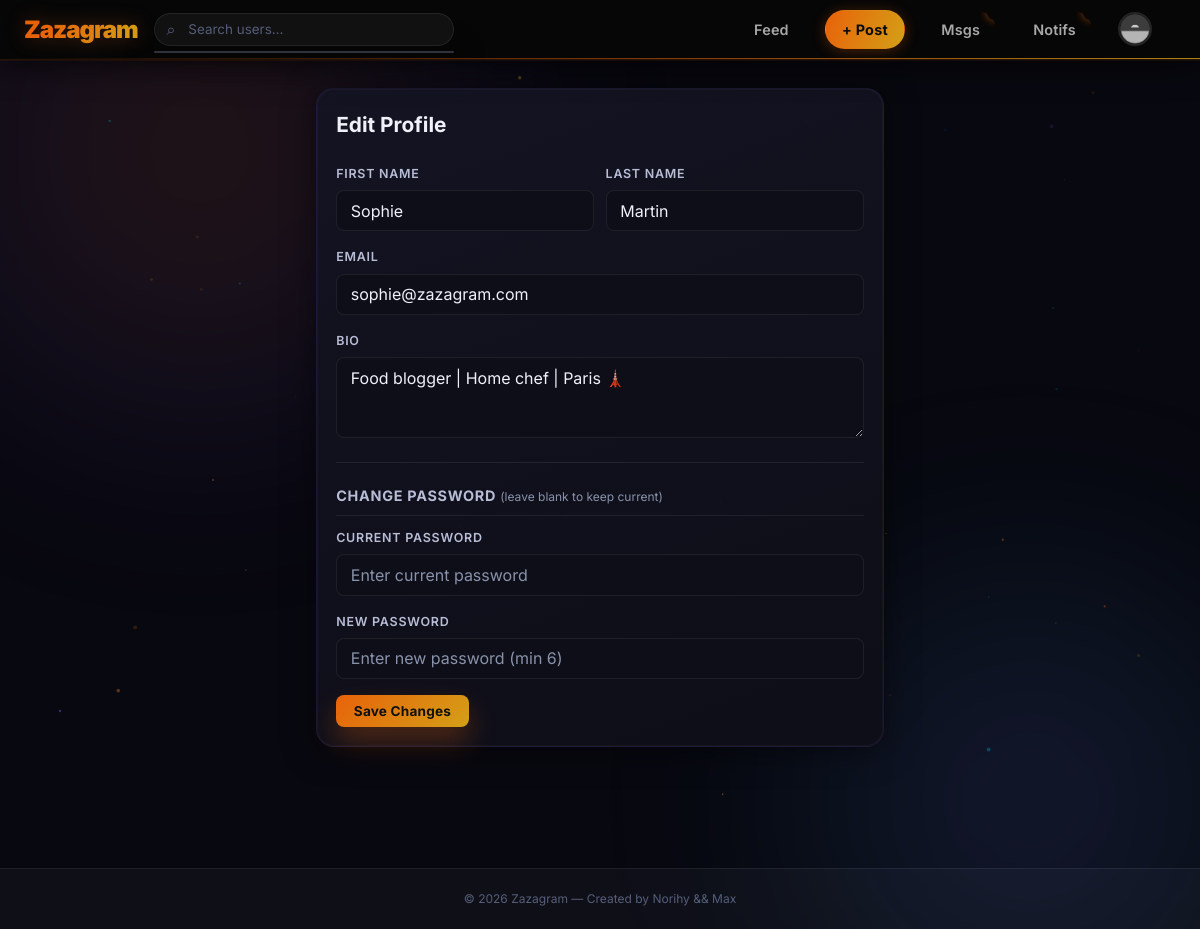
Screenshot of /pages/settings.php (signed in) with the database file from the repository.
### tables this page shows
CREATE TABLE IF NOT EXISTS users (
  id INT AUTO_INCREMENT PRIMARY KEY,
  username VARCHAR(20) NOT NULL UNIQUE,
  email VARCHAR(255) NOT NULL UNIQUE,
  password VARCHAR(255) NOT NULL,
  first_name VARCHAR(100) DEFAULT '',
  last_name VARCHAR(100) DEFAULT '',
  bio TEXT,
  profile_picture VARCHAR(255) DEFAULT 'default_avatar.png',
  role ENUM('user','admin') NOT NULL DEFAULT 'user',
  is_banned TINYINT(1) NOT NULL DEFAULT 0,
  created_at VARCHAR(32) NOT NULL,
  updated_at VARCHAR(32) NOT NULL
);

### includes/auth.php (called while the page is built, shortened)
<?php
require_once __DIR__ . '/db.php';
function is_logged_in(): bool {
    return isset($_SESSION['user_id']);
}
function require_login(): void {
    $user = get_current_user_data();
}
function get_current_user_data(): ?array {
    $users = db_read('users.json');
    return db_find_one($users, 'id', $_SESSION['user_id']);
}
function unread_notification_count(int $user_id): int {
    $notifs = db_read('notifications.json');
    return count(array_filter($notifs, fn($n) => $n['user_id'] == $user_id && !$n['is_read']));
}
function unread_message_count(int $user_id): int {
    $messages = db_read('messages.json');
    return count(array_filter($messages, fn($m) => $m['receiver_id'] == $user_id && !$m['is_read']));
}

### includes/db.php (called while the page is built, shortened)
<?php
function db_table_from_file(string $file): string {
    $table = preg_replace('/\.json$/', '', basename($file));
    $allowed = ['users', 'posts', 'comments', 'friends', 'messages', 'notifications', 'likes'];
    return $table;
}
function db_bool_columns(string $table): array {
    return [
        'users' => ['is_banned'],
        'messages' => ['is_read'],
        'notifications' => ['is_read'],
    ][$table] ?? [];
}
function db_int_columns(string $table): array {
    return [
        'users' => ['id'],
        'posts' => ['id','user_id'],
        'comments' => ['id','post_id','user_id'],
        'friends' => ['id','requester_id','receiver_id'],
        'messages' => ['id','sender_id','receiver_id'],
        'notifications' => ['id','user_id','actor_id','reference_id'],
        'likes' => ['id','user_id','post_id'],
    ][$table] ?? ['id'];
}
function db(): PDO {
    static $pdo = null;
    if ($pdo instanceof PDO) return $pdo;
    $host = getenv('DB_HOST') ?: '127.0.0.1';
    $port = getenv('DB_PORT') ?: '3306';
    $name = getenv('DB_NAME') ?: 'zazagram';
    $user = getenv('DB_USER') ?: 'zazagram';
    $pass = getenv('DB_PASS') ?: 'zazagram';
    $dsn = "mysql:host={$host};port={$port};dbname={$name};charset=utf8mb4";
    $pdo = new PDO($dsn, $user, $pass, [
        PDO::ATTR_ERRMODE => PDO::ERRMODE_EXCEPTION,
        PDO::ATTR_DEFAULT_FETCH_MODE => PDO::FETCH_ASSOC,
    ]);
    return $pdo;
}
function db_normalize_row(string $table, array $row): array {
    foreach (db_int_columns($table) as $col) {
        if (array_key_exists($col, $row) && $row[$col] !== null) $row[$col] = (int)$row[$col];
    }
    foreach (db_bool_columns($table) as $col) {
        if (array_key_exists($col, $row)) $row[$col] = (bool)$row[$col];
    }
    return $row;
}
function db_read(string $file): array {
    $table = db_table_from_file($file);
    $stmt = db()->query("SELECT * FROM `{$table}` ORDER BY id ASC");
    $rows = $stmt->fetchAll();
    return array_map(fn($row) => db_normalize_row($table, $row), $rows);
}
function db_find_one(array $records, string $field, $value): ?array {
    foreach ($records as $record) {
        if (isset($record[$field]) && $record[$field] == $value) return $record;
    }
    return null;
}

### pages/settings.php (the view, shortened to what this page needs)
<?php
require_once __DIR__ . '/../includes/auth.php';
require_login();
$me    = get_current_user_data();
include __DIR__ . '/../includes/header.php';
?>
<div class="container settings-page">
    <div class="card" style="max-width:600px;margin:0 auto;">
        <h2>Edit Profile</h2>
        <form method="POST" class="form-vertical">
            <div class="form-row two-col">
                <div class="form-group">
                    <label>First Name</label>
                    <input type="text" name="first_name" value="<?= htmlspecialchars($me['first_name']) ?>" required>
                </div>
                <div class="form-group">
                    <label>Last Name</label>
                    <input type="text" name="last_name" value="<?= htmlspecialchars($me['last_name']) ?>">
                </div>
            </div>
            <div class="form-group">
                <label>Email</label>
                <input type="email" name="email" value="<?= htmlspecialchars($me['email']) ?>" required>
            </div>
            <div class="form-group">
                <label>Bio</label>
                <textarea name="bio" rows="3" placeholder="Tell people about yourself…"><?= htmlspecialchars($me['bio']) ?></textarea>
            </div>
            <hr>
            <h3>Change Password <small>(leave blank to keep current)</small></h3>
            <div class="form-group">
                <label>Current Password</label>
                <input type="password" name="current_password" placeholder="Enter current password">
            </div>
            <div class="form-group">
                <label>New Password</label>
                <input type="password" name="new_password" placeholder="Enter new password (min 6)">
            </div>
            <button type="submit" class="btn btn-primary">Save Changes</button>
        </form>
    </div>
</div>
<?php include __DIR__ . '/../includes/footer.php'; ?>

### includes/header.php (shortened to what this page needs)
<?php
require_once __DIR__ . '/auth.php';
require_once __DIR__ . '/../includes/db.php';
$current_user = get_current_user_data();
$notif_count  = $current_user ? unread_notification_count($current_user['id']) : 0;
$msg_count    = $current_user ? unread_message_count($current_user['id']) : 0;
?>
<!DOCTYPE html>
<html lang="en">
<head>
    <link rel="stylesheet" href="<?= BASE_URL ?>/assets/css/main.css">
    <link rel="stylesheet" href="<?= BASE_URL ?>/assets/css/filters.css">
</head>
<body class="<?= htmlspecialchars($body_class ?? '') ?>">
<?php if ($current_user): ?>
<nav class="navbar">
    <div class="nav-inner">
        <a href="<?= BASE_URL ?>/pages/feed.php" class="nav-logo">
            <span class="logo-text">Zazagram</span>
        </a>
        <div class="desktop-only">
            <div class="nav-search">
                <input type="text" id="global-search" placeholder="Search users…" autocomplete="off">
                <div id="search-results" class="search-dropdown"></div>
            </div>
            <div class="nav-actions">
                <a href="<?= BASE_URL ?>/pages/feed.php" class="nav-btn" title="Feed">Feed</a>
                <a href="<?= BASE_URL ?>/pages/create_post.php" class="nav-btn nav-btn-cta" title="New Post">+ Post</a>
                <a href="<?= BASE_URL ?>/pages/messages.php" class="nav-btn nav-notif" title="Messages">
                    Msgs
                    <?php if ($msg_count > 0): ?>
                        <span class="badge"><?= $msg_count ?></span>
                    <?php endif; ?>
                </a>
                <a href="<?= BASE_URL ?>/pages/notifications.php" class="nav-btn nav-notif" title="Notifications">
                    Notifs
                    <?php if ($notif_count > 0): ?>
                        <span class="badge"><?= $notif_count ?></span>
                    <?php endif; ?>
                </a>
                <div class="nav-avatar-wrap">
                    <img
                        src="<?= BASE_URL ?>/uploads/<?= htmlspecialchars($current_user['profile_picture']) ?>?v=<?= strtotime($current_user['updated_at']) ?>"
                        class="nav-avatar"
                        alt="me"
                        data-user-id="<?= $current_user['id'] ?>"
                        onclick="toggleUserMenu()"
                        onerror="this.onerror=null;this.src='<?= BASE_URL ?>/assets/images/default_avatar.png'"
                    >
                </div>
            </div>
        </div>
    </div>
</nav>
<?php endif; ?>
<main class="main-content">

### rows the page displays
users: profile_picture (placeholder picture), first_name "Sophie", last_name "Martin", email "sophie@zazagram.com", bio "Food blogger | Home chef | Paris 🗼"
